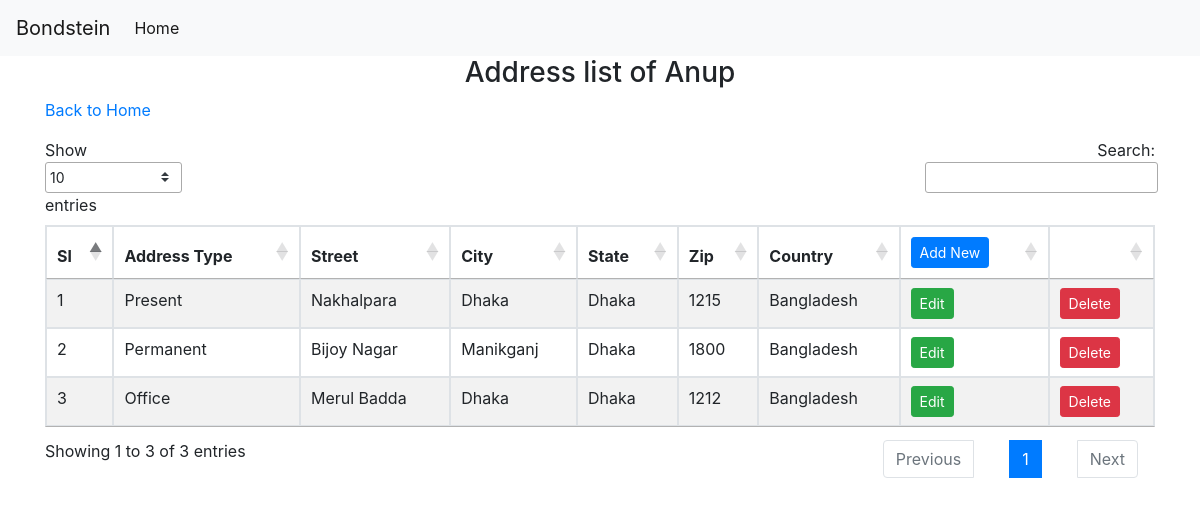
Screenshot of /Welcome/address_list/1 with the database file from the repository.
### tables this page shows
CREATE TABLE `contact` (
  `id` int(11) NOT NULL,
  `first_name` varchar(80) NOT NULL,
  `last_name` varchar(80) NOT NULL,
  `dob` varchar(80) NOT NULL,
  `email` varchar(100) NOT NULL
);

CREATE TABLE `address` (
  `id` int(11) NOT NULL,
  `address_type` varchar(80) NOT NULL,
  `street` varchar(150) NOT NULL,
  `city` varchar(80) NOT NULL,
  `state` varchar(80) NOT NULL,
  `zip` varchar(40) NOT NULL,
  `country` varchar(100) NOT NULL,
  `contact_id` int(11) NOT NULL
);

### application/controllers/Welcome.php (called while the page is built, shortened)
<?php
class Welcome extends CI_Controller {
	function __construct() {
		$this->load->model('Rest_model');
	}
	public function address_list($id)
	{
		$data['con'] = $this->Rest_model->SelectData_1('contact', '*', array('id'=>$id));
		$data['address'] = $this->Rest_model->SelectDataOrder('address', '*', array('contact_id'=>$id),'id','desc');
		$this->load->view('address_list', $data);
	}
}

### index.php (called while the page is built, shortened)
<?php
require_once BASEPATH.'core/CodeIgniter.php';

### application/models/Rest_model.php (called while the page is built, shortened)
<?php
class Rest_model extends CI_Model {
    public function SelectData_1($table, $data, $where) {
        if ($where) {
            $this->db->where($where);
        }
        $this->db->select($data);
        $this->db->from($table);
        return $this->db->get()->row();
    }
    public function SelectDataOrder($table, $data, $where,$by,$type) {
        if ($where) {
            $this->db->where($where);
        }
        $this->db->select($data);
        $this->db->from($table);
        $this->db->order_by($by,$type);
        return $this->db->get()->result();
    }
}

### application/views/address_list.php (the view, shortened to what this page needs)
<div class="container">
    <div class="row">
        <div class="col-md-12">
            <h3 style="text-align: center;">Address list of <?= $con->first_name;?></h3>
            <p><a href="<?= base_url();?>">Back to Home</a></p>
            <table id="example" class="table table-striped table-bordered dt-responsive nowrap" style="width:100%">
                <thead>
                    <tr>
                        <th>Sl</th>
                        <th>Address Type</th>
                        <th>Street</th>
                        <th>City</th>
                        <th>State</th>
                        <th>Zip</th>
                        <th>Country</th>
                        <th><a class="btn btn-sm btn-primary" href="<?= base_url() . 'Welcome/add_address/'.$con->id ?>">Add New</a></th>
                        <th></th>
                    </tr>
                </thead>
                <tbody>
                  <?php $i=0; foreach ($address as $s) { $i++;?>
                    <tr>
                        <td><?= $i; ?></td>
                        <td><?= $s->address_type ;?></td>
                        <td><?= $s->street ;?></td>
                        <td><?= $s->city ;?></td>
                        <td><?= $s->state ;?></td>
                        <td><?= $s->zip ;?></td>
                        <td><?= $s->country ;?></td>
                        <td><a class="btn btn-sm btn-success" href="<?=base_url().'Welcome/add_address/'.$con->id.'/'.$s->id?>">Edit</a></td>
                        <td><a class="btn btn-sm btn-danger" href="<?=base_url().'Welcome/delete_address/'.$con->id.'/'.$s->id?>" onclick="return confirm('Are you sure delete the existing address')">Delete</a></td>
                    </tr>
                <?php } ?>
            </tbody>
        </table>
    </div>
</div>
</div>

### rows the page displays
contact: first_name "Anup"
address: address_type "Present", street "Nakhalpara", city "Dhaka", state "Dhaka", zip "1215", country "Bangladesh"
address: address_type "Permanent", street "Bijoy Nagar", city "Manikganj", state "Dhaka", zip "1800", country "Bangladesh"
address: address_type "Office", street "Merul Badda", city "Dhaka", state "Dhaka", zip "1212", country "Bangladesh"
